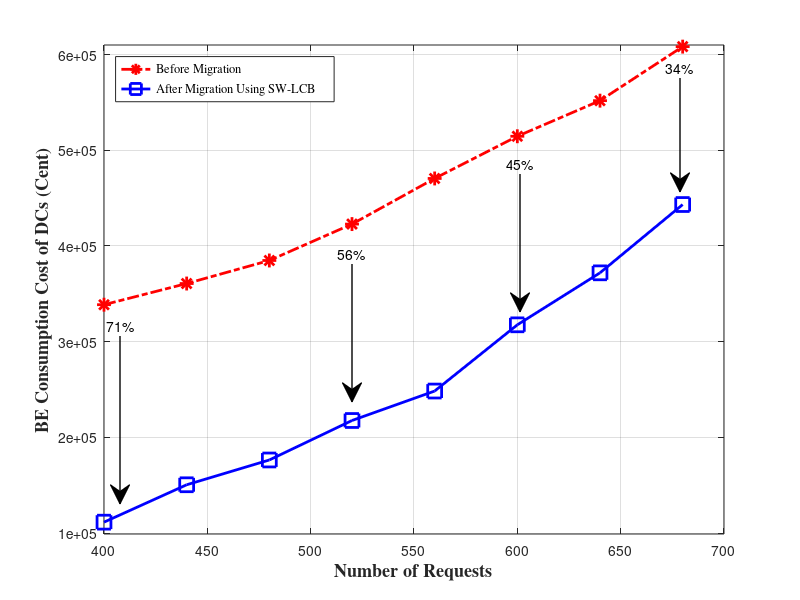

The MATLAB script that drew this image:
close all
clear all

NumOfReq = [400, 440, 480, 520, 560,600, 640, 680];
c_before = [338612.662, 360735.45, 384823.185, 422858.22, 470530.75, 514626.157, 551831.752, 608295.03];
c_after = [111371.129, 150444.56, 176345.20, 217604.52, 248386.76, 317588.675, 371920.075, 443297.37];

imprv_percentage = [71.27, 62.41, 61.27, 55.930, 51.56, 44.903, 37.29, 34.037];

plot(NumOfReq, c_before,'-.r*','LineWidth',2,'MarkerSize',10)
hold on
plot(NumOfReq, c_after,'-bs','LineWidth',2,'MarkerSize',10)

grid on
xlabel('Number of Requests','fontweight','bold','fontsize',13, 'FontName','times')
ylabel('BE Consumption Cost of DCs (Cent)','fontweight','bold','fontsize',13,'FontName','times')
legend('Before Migration', 'After Migration Using SW-LCB','Location','northwest','FontName','times')
ylim([99000,610000])


%for 400 requests:
x1=[0.15 0.15];
y1=[0.44 0.16];
annotation('textarrow',x1,y1,'String',' 71% ','FontSize',10,'Linewidth',1)

%for 520 requests:
x2=[0.44 0.44];
y2=[0.56 0.33];
annotation('textarrow',x2,y2,'String',' 56% ','FontSize',10,'Linewidth',1)

%for 600 requests:
x3=[0.65 0.65];
y3=[0.71 0.48];
annotation('textarrow',x3,y3,'String',' 45% ','FontSize',10,'Linewidth',1)

%for 680 requests:
x4=[0.85 0.85];
y4=[0.87 0.68];
annotation('textarrow',x4,y4,'String',' 34% ','FontSize',10,'Linewidth',1)
